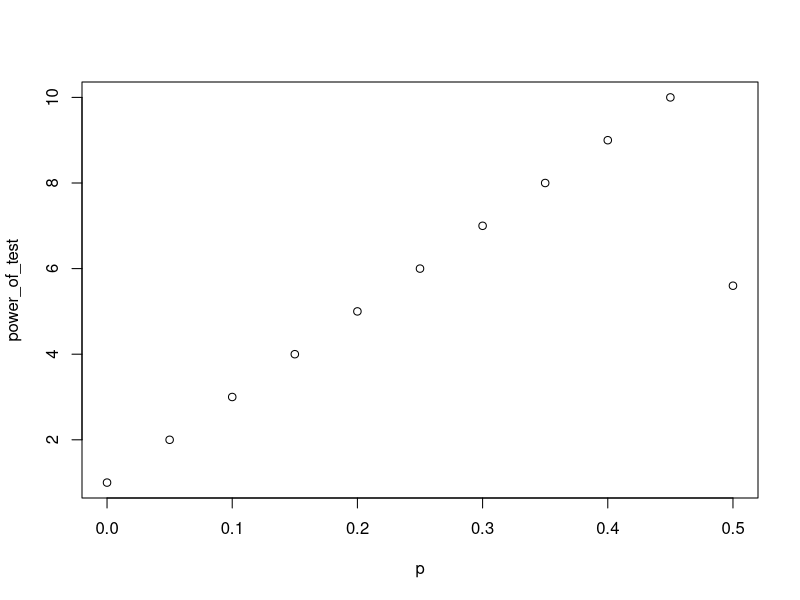
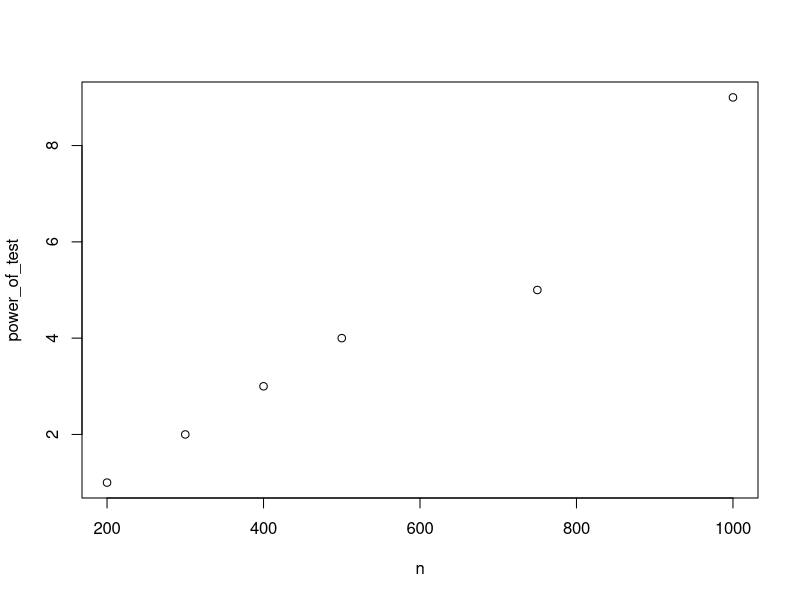

Write R code to recreate these figures, in order.
# midterm 2008, Q1

# part b (i)
# no. of simulations
nsim <-1000
# sample size given
n<-50

#double exponential random variate generation

#mean =0 , and stdev <- sqrt(2)
mn <- 0
stdev <- sqrt(2)

# Initializing count variable
count<- 0
# Running the simulation 

for (j in 1:nsim) {

# generating double exponential variate through prob integral transformation.

#suniform <- runif(n, min=-0.5, max=0.5)
#s<- mn-((abs(suniform)/suniform)*(log(1-2*(abs(suniform)))))

s <- rexp(n,1)-rexp(n,1)

# hist(s)

s_mn <- mean(s)
s_err <- (s-s_mn)
s_err2 <- (sum(s_err^2))/n
s_err3 <- (sum(s_err^3))/n
s_err4 <- (sum(s_err^4))/n


s_g1 <- s_err3/(s_err2^1.5)
s_g2 <- (s_err4/(s_err2^2))-3

test_statistic <- (n/6)*((s_g1^2) + ((s_g2^2)/4))

cat (test_statistic,"\n")

if (test_statistic > 4.605) { count <- count+1 }

}

power_of_test <- (count/nsim)*100
power_of_test

###########################################
# part b (ii)

# no. of simulations
nsim <-1000
# sample size given
n<-50


# Initializing count variable
count<- 0
# Running the simulation 

for (j in 1:nsim) {

# generating t-variate with 30 degrees of freedom

s<- rt(n,30)


# hist(s)

s_mn <- mean(s)
s_err <- (s-s_mn)
s_err2 <- (sum(s_err^2))/n
s_err3 <- (sum(s_err^3))/n
s_err4 <- (sum(s_err^4))/n


s_g1 <- s_err3/(s_err2^1.5)
s_g2 <- (s_err4/(s_err2^2))-3

test_statistic <- (n/6)*((s_g1^2) + ((s_g2^2)/4))

if (test_statistic > 4.605) { count <- count+1 }

}

power_of_test <- (count/nsim)*100

power_of_test


###########################################

# part c

# no. of simulations
nsim <-1000
# sample size given
n<-100

# for plotting power of test again p values.

p<- seq(0,0.5,by=.05)
power_of_test <- seq(1:length(p))

for (i in length(p)){
# Initializing count variable
count<- 0
# Running the simulation 

for (j in 1:nsim) {

# generating p*N(0,1)+(1-p)*N(2,3)

s<- p[i]*rnorm(n,mean=0, sd=1) + (1-p[i])*rnorm(n,mean=2, sd=sqrt(3))

# hist(s)

s_mn <- mean(s)
s_err <- (s-s_mn)
s_err2 <- (sum(s_err^2))/n
s_err3 <- (sum(s_err^3))/n
s_err4 <- (sum(s_err^4))/n


s_g1 <- s_err3/(s_err2^1.5)
s_g2 <- (s_err4/(s_err2^2))-3

test_statistic <- (n/6)*((s_g1^2) + ((s_g2^2)/4))

if (test_statistic > 4.605) { count <- count+1 }

}

power_of_test[i] <- (count/nsim)*100

}

plot(p,power_of_test)

###########################################

# part d

# no. of simulations
nsim <-1000

# for plotting power of test again n values.
n<-c(200,300,400,500,750,1000)

power_of_test <- seq(1:length(n))

for (i in length(n)){
# Initializing count variable
count<- 0
# Running the simulation 

for (j in 1:nsim) {


# generating p*N(0,1)+(1-p)*N(2,3) ; p is fixed at 0.01
p<-0.01
s<- p*rnorm(n[i],mean=0, sd=1) + (1-p)*rnorm(n[i],mean=2, sd=sqrt(3))

# hist(s)

s_mn <- mean(s)
s_err <- (s-s_mn)
s_err2 <- (sum(s_err^2))/n[i]
s_err3 <- (sum(s_err^3))/n[i]
s_err4 <- (sum(s_err^4))/n[i]


s_g1 <- s_err3/(s_err2^1.5)
s_g2 <- (s_err4/(s_err2^2))-3

test_statistic <- (n[i]/6)*((s_g1^2) + ((s_g2^2)/4))

if (test_statistic > 4.605) { count <- count+1 }

}

power_of_test[i] <- (count/nsim)*100

}

plot(n,power_of_test)
